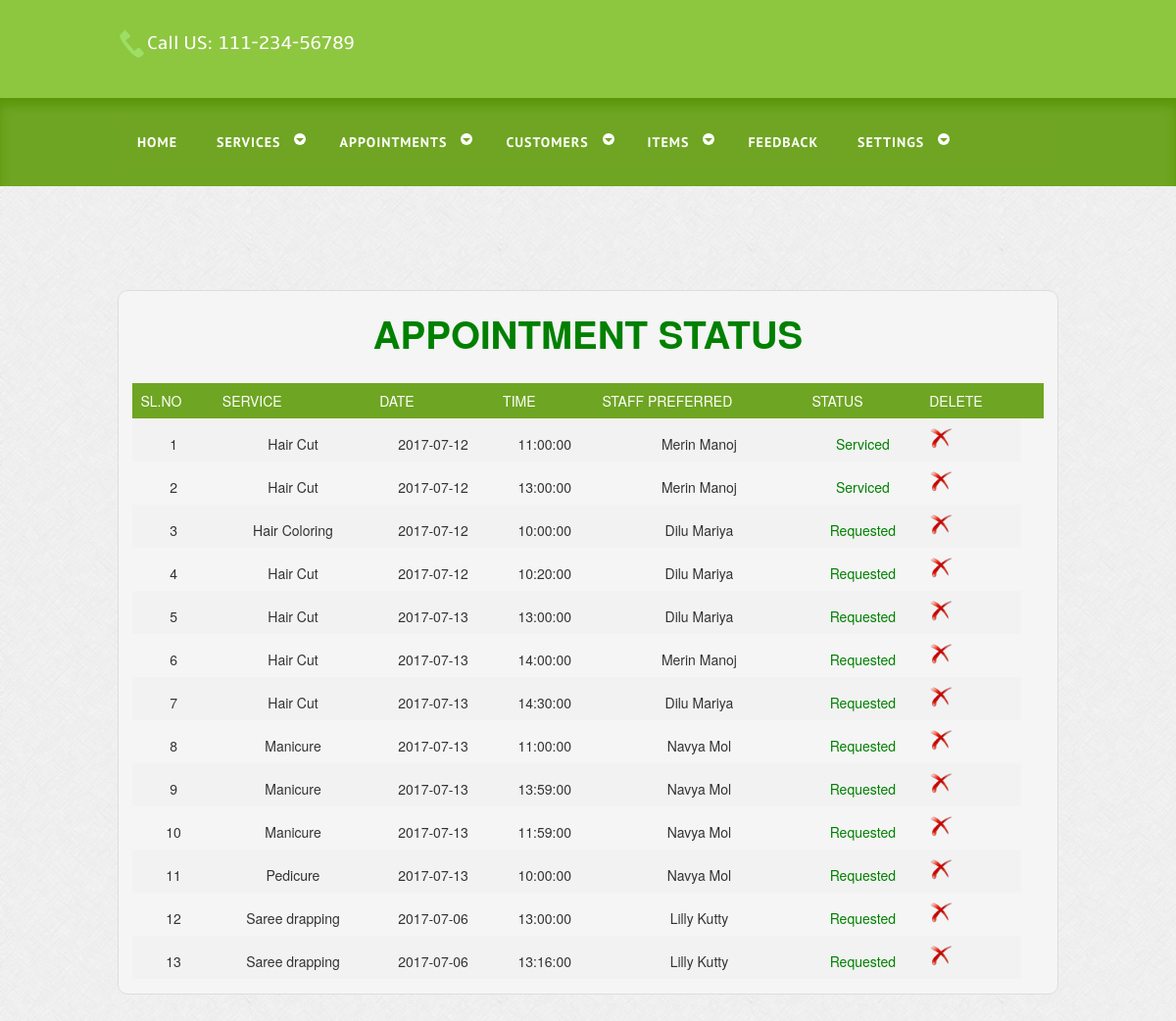
Page /appointment_status.php (signed in) on the committed database.
### tables this page shows
CREATE TABLE `tbl_appointment` (
  `App_id` int(2) NOT NULL,
  `Reg_no` int(2) NOT NULL,
  `ser_cat_id` varchar(20) NOT NULL,
  `Cat_id` int(2) NOT NULL,
  `Date` date NOT NULL,
  `Time` time NOT NULL,
  `Staff_id` int(2) NOT NULL,
  `Status` int(5) NOT NULL
);

CREATE TABLE `tbl_category` (
  `ser_cat_id` int(5) NOT NULL,
  `Cat_id` int(5) NOT NULL,
  `ser_cat_name` varchar(50) NOT NULL,
  `ser_cat_price` int(10) NOT NULL,
  `status` int(2) NOT NULL
);

CREATE TABLE `tbl_registration` (
  `Reg_id` int(2) NOT NULL,
  `F_name` varchar(50) NOT NULL,
  `L_name` varchar(50) NOT NULL,
  `Gender` varchar(10) NOT NULL,
  `House_name` varchar(70) NOT NULL,
  `City` varchar(20) NOT NULL,
  `Dis_id` int(15) NOT NULL,
  `Mobile` varchar(15) NOT NULL,
  `Email` varchar(30) NOT NULL,
  `Image` varchar(50) NOT NULL,
  `Status` int(2) NOT NULL
);

### appointment_status.php (the view, shortened to what this page needs)
<?php
include 'customer_header.php';
?>
<html>
<h1><font color="green"><center>APPOINTMENT STATUS</font></h1><br>
<?php
$res1=mysqli_query($con,"SELECT * FROM `tbl_appointment` WHERE `Reg_no`='$_SESSION[Reg_id]' and `Status`!='2' and `Status`!='5'");
$row1=mysqli_fetch_array($res1);
if(empty($row1))
{
	echo "<br><br><center><font color=red size=3>No Services Booked !!!</font></center>";
}
else
{
?>
<table>
<table border=2 width=70%>
<tr>
<th>SL.NO</th>
<th>SERVICE</th>
<th>DATE</th>
<th>TIME</th>
<th>STAFF PREFERRED</th>
<th>STATUS</th>
<th>DELETE</th>
<th></th></tr>
<?php
	$res=mysqli_query($con,"SELECT * FROM `tbl_appointment` WHERE `Reg_no`='$_SESSION[Reg_id]' and `Status`!='5' and `Status`!='2'");
	$i=1;
	while($row=mysqli_fetch_array($res))
	{
		$a=$row['ser_cat_id'];
		$r=$row['Staff_id'];
	$res1=mysqli_query($con,"SELECT * FROM `tbl_category` WHERE `ser_cat_id`='$a'");
	$row1=mysqli_fetch_array($res1);
	$res2=mysqli_query($con,"SELECT * FROM `tbl_registration` where `Reg_id`='$r'");
	$row2=mysqli_fetch_array($res2);
	?>
	<tr><td><center><?php echo $i?></td>
<td><center><?php echo $row1['ser_cat_name'];?></td>
<td><center><?php echo $row['Date'];?></td>
<td><center><?php echo $row['Time'];?></td>
<td><center><?php echo $row2['F_name'];?> <?php echo $row2['L_name'];?></td>
<?php
$s=$row['Status'];
if($s==1)
{
?>
<td><center><font color="green"><b><?php echo "Requested";?></b></td>
<?php
}
else if($s==0)
{
?><td><center><font color="green"><b><?php echo "Approved";?></b></td>
<?php
 }
 else if($s==3)
{
?><td><center><font color="green"><b><?php echo "Rejected";?></b></td>
<?php }
else if($s==5 || $s==4)
{
?><td><center><font color="green"><b><?php echo "Serviced";?></b></td>
<?php } ?>
<td><a href="appointment_delete.php?uid=<?php echo $row['App_id'];?>" onclick="return confirm('Are you sure??')"><img src="images/DeleteRed.png" width="24px"></td></tr>
<?php
$i++;
}}
?>

### css/style.css (style rules this page uses)
html,body,div,span,applet,object,iframe,h1,h2,h3,h4,h5,h6,p,blockquote,pre,a,abbr,acronym,address,big,cite,code,del,dfn,em,img,ins,kbd,q,s,samp,small,strike,strong,sub,sup,tt,var,b,u,i,dl,dt,dd,ol,nav ul,nav li,fieldset,form,label,legend,table,caption,tbody,tfoot,thead,tr,th,td,article,aside,canvas,details,embed,figure,figcaption,footer,header,hgroup,menu,nav,output,ruby,section,summary,time,mark,audio,video { margin:0;padding:0;border:0;font-size:100%;font:inherit;vertical-align:baseline; }
table { border-collapse:collapse;border-spacing:0; }
a { text-decoration:none; }
img { max-width:100%; }
body { font-family: Arial, Helvetica, sans-serif; background:url(../images/body_bg.jpg); }

### appointment_status.php (style rules this page uses)
table { border-collapse: collapse; width: 100%; }
th, td { text-align: left; padding: 8px; }
tr:nth-child(even) { background-color: #f2f2f2 }
th { background-color: #6ea522; color: white; }

### rows in the picture
tbl_appointment: ser_cat.ser_cat_name "Hair Cut", Date "2017-07-12", Time "11:00:00", tbl_registration.F_name "Merin", tbl_registration.L_name "Manoj", Status "Serviced"
tbl_appointment: ser_cat.ser_cat_name "Hair Cut", Date "2017-07-12", Time "13:00:00", tbl_registration.F_name "Merin", tbl_registration.L_name "Manoj", Status "Serviced"
tbl_appointment: ser_cat.ser_cat_name "Hair Coloring", Date "2017-07-12", Time "10:00:00", tbl_registration.F_name "Dilu", tbl_registration.L_name "Mariya", Status "Requested"
tbl_appointment: ser_cat.ser_cat_name "Hair Cut", Date "2017-07-12", Time "10:20:00", tbl_registration.F_name "Dilu", tbl_registration.L_name "Mariya", Status "Requested"
tbl_appointment: ser_cat.ser_cat_name "Hair Cut", Date "2017-07-13", Time "13:00:00", tbl_registration.F_name "Dilu", tbl_registration.L_name "Mariya", Status "Requested"
tbl_appointment: ser_cat.ser_cat_name "Hair Cut", Date "2017-07-13", Time "14:00:00", tbl_registration.F_name "Merin", tbl_registration.L_name "Manoj", Status "Requested"
tbl_appointment: ser_cat.ser_cat_name "Hair Cut", Date "2017-07-13", Time "14:30:00", tbl_registration.F_name "Dilu", tbl_registration.L_name "Mariya", Status "Requested"
tbl_appointment: ser_cat.ser_cat_name "Manicure", Date "2017-07-13", Time "11:00:00", tbl_registration.F_name "Navya", tbl_registration.L_name "Mol", Status "Requested"
tbl_appointment: ser_cat.ser_cat_name "Manicure", Date "2017-07-13", Time "13:59:00", tbl_registration.F_name "Navya", tbl_registration.L_name "Mol", Status "Requested"
tbl_appointment: ser_cat.ser_cat_name "Manicure", Date "2017-07-13", Time "11:59:00", tbl_registration.F_name "Navya", tbl_registration.L_name "Mol", Status "Requested"
tbl_appointment: ser_cat.ser_cat_name "Pedicure", Date "2017-07-13", Time "10:00:00", tbl_registration.F_name "Navya", tbl_registration.L_name "Mol", Status "Requested"
tbl_appointment: ser_cat.ser_cat_name "Saree drapping", Date "2017-07-06", Time "13:00:00", tbl_registration.F_name "Lilly", tbl_registration.L_name "Kutty", Status "Requested"
tbl_appointment: ser_cat.ser_cat_name "Saree drapping", Date "2017-07-06", Time "13:16:00", tbl_registration.F_name "Lilly", tbl_registration.L_name "Kutty", Status "Requested"
